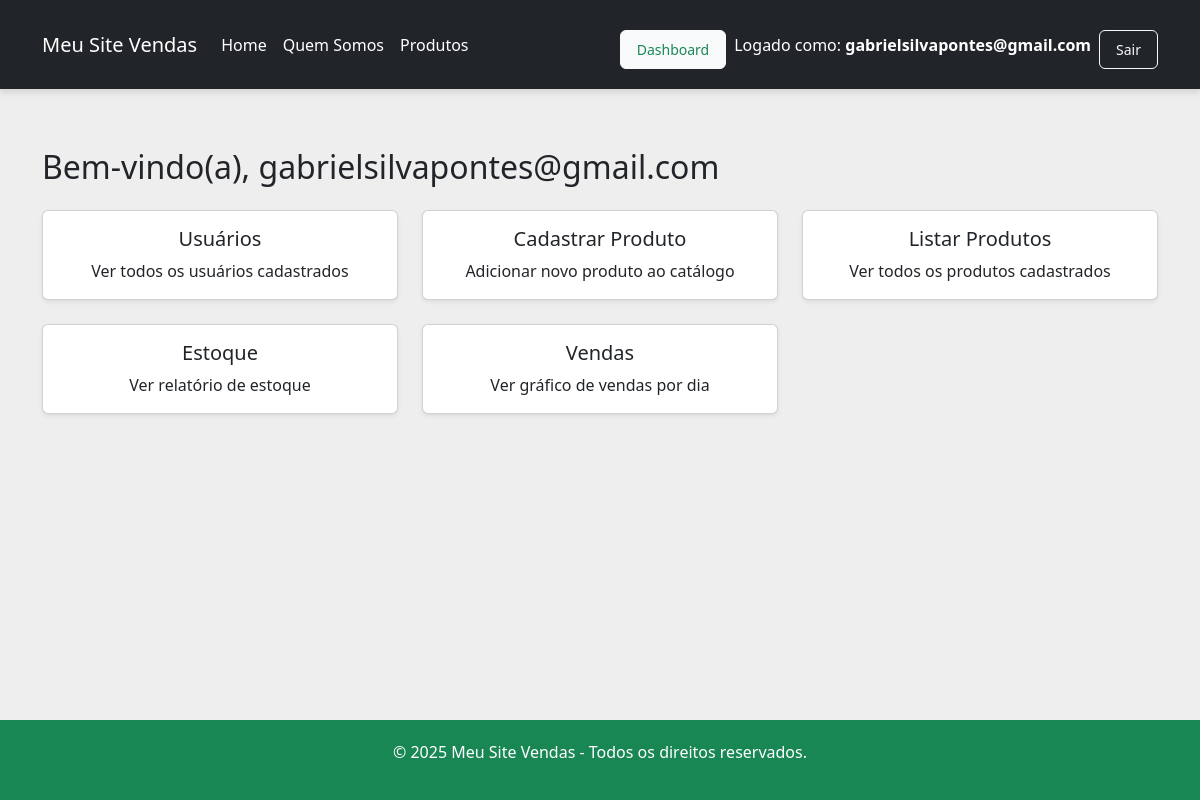
The page /dashboard/ (signed in) on the database its author committed.
### app/models.py (models this page shows)
class Usuario(models.Model):
    nome = models.CharField(max_length=100)
    email = models.EmailField()
    senha = models.CharField(max_length=16)
    cep = models.CharField(max_length=9, blank=True)
    logradouro = models.CharField(max_length=100, blank=True)
    bairro = models.CharField(max_length=100, blank=True)
    localidade = models.CharField(max_length=100, blank=True)  # cidade
    uf = models.CharField(max_length=2, blank=True)
    numero_residencia = models.CharField(max_length=10, blank=True)

### app/decorators.py (the view)
    def wrapper(request, *args, **kwargs):
        if not request.session.get('usuario_id'):
            return redirect('login')
        return view_func(request, *args, **kwargs)

### app/views.py (called while the page is built)
@precisa_login
def dashboard(request):
    usuario = Usuario.objects.get(pk=request.session['usuario_id'])
    context = {
        'usuario_email': usuario.email
    }
    return render(request, 'dashboard.html', context)

### app/templates/dashboard.html (shortened to what this page needs)
{% extends "template.html" %}
{% block conteudo %}
  <div class="container mt-5">
    <h2 class="mb-4">Bem-vindo(a), {{ usuario_email }}</h2>
    <div class="row g-4">
      <div class="col-12 col-md-6 col-lg-4">
        <a href="{% url 'exibirUsuarios' %}" class="card text-center shadow-sm text-decoration-none text-dark h-100">
          <div class="card-body d-flex flex-column justify-content-center">
            <h5 class="card-title">Usuários</h5>
            <p class="card-text">Ver todos os usuários cadastrados</p>
          </div>
        </a>
      </div>
      <div class="col-12 col-md-6 col-lg-4">
        <a href="{% url 'adicionar_produto' %}" class="card text-center shadow-sm text-decoration-none text-dark h-100">
          <div class="card-body d-flex flex-column justify-content-center">
            <h5 class="card-title">Cadastrar Produto</h5>
            <p class="card-text">Adicionar novo produto ao catálogo</p>
          </div>
        </a>
      </div>
      <div class="col-12 col-md-6 col-lg-4">
        <a href="{% url 'listar_produtos_card' %}" class="card text-center shadow-sm text-decoration-none text-dark h-100">
          <div class="card-body d-flex flex-column justify-content-center">
            <h5 class="card-title">Listar Produtos</h5>
            <p class="card-text">Ver todos os produtos cadastrados</p>
          </div>
        </a>
      </div>
      <div class="col-12 col-md-6 col-lg-4">
        <a href="{% url 'grafico_estoque_html' %}" class="card text-center shadow-sm text-decoration-none text-dark h-100">
          <div class="card-body d-flex flex-column justify-content-center">
            <h5 class="card-title">Estoque</h5>
            <p class="card-text">Ver relatório de estoque</p>
          </div>
        </a>
      </div>
      <div class="col-12 col-md-6 col-lg-4">
        <a href="{% url 'grafico_vendas_html' %}" class="card text-center shadow-sm text-decoration-none text-dark h-100">
          <div class="card-body d-flex flex-column justify-content-center">
            <h5 class="card-title">Vendas</h5>
            <p class="card-text">Ver gráfico de vendas por dia</p>
          </div>
        </a>
      </div>
    </div>
  </div>
{% endblock %}

### app/templates/template.html (shortened to what this page needs)
{% load static %}
<!DOCTYPE html>
<html lang="pt">
  <head>
    <link href="https://cdn.jsdelivr.net/npm/bootstrap@5.3.3/dist/css/bootstrap.min.css" rel="stylesheet">
    <link rel="stylesheet" href="{% static 'style_produto.css' %}" />
    <link rel="stylesheet" href="{% static 'style.css' %}" />
</head>
<body>
  <nav class="navbar navbar-expand-lg navbar-dark bg-dark">
    <div class="container-fluid">
      <a class="navbar-brand" href="{% url 'index' %}">Meu Site Vendas</a>
      <div class="collapse navbar-collapse" id="navbarContent">
        <ul class="navbar-nav me-auto mb-2 mb-lg-0">
          <li class="nav-item">
            <a class="nav-link text-white" href="{% url 'index' %}">Home</a>
          </li>
          <li class="nav-item">
            <a class="nav-link text-white" href="{% url 'index' %}">Quem Somos</a>
          </li>
          <li class="nav-item">
            <a class="nav-link text-white" href="{% url 'listar_produtos' %}">Produtos</a>
          </li>
        </ul>
        <ul class="navbar-nav ms-auto">
{% if request.session.usuario_email %}
  <div class="d-flex align-items-center gap-2">
    <a href="{% url 'dashboard' %}" class="btn btn-light btn-sm text-success">Dashboard</a>
    <span class="navbar-text text-white">
      Logado como: <strong>{{ request.session.usuario_email }}</strong>
    </span>
    <a href="{% url 'logout' %}" class="btn btn-outline-light btn-sm">Sair</a>
  </div>
{% else %}
  <a href="{% url 'login' %}" class="btn btn-outline-light btn-sm">Entrar</a>
{% endif %}
        </ul>
      </div>
    </div>
  </nav>
    <main>
      {% block main %} {% block conteudo %}{% endblock %} {% endblock %}
    </main>
    <footer>
      <p>&copy; 2025 Meu Site Vendas - Todos os direitos reservados.</p>
    </footer>
  </body>
</html>

### app/static/style_produto.css (style rules this page uses)
body { font-family: Arial, sans-serif; background-color: #f4f4f4; margin: 0; padding: 0; }
a.btn { display: inline-block; padding: 8px 16px; text-decoration: none; border-radius: 6px; margin-top: 10px; transition: background-color 0.3s; }

### app/static/style.css (style rules this page uses)
* { margin: 0; padding: 0; box-sizing: border-box; font-family: 'Segoe UI', Tahoma, Geneva, Verdana, sans-serif; }
html, body { height: 100%; background-color: #eeeeee; display: flex; flex-direction: column; }
main { flex: 1; margin-top: 80px; padding: 20px; }
.navbar { display: flex; justify-content: space-between; align-items: center; background-color: #198754; padding: 20px 30px; position: fixed; width: 100%; top: 0; left: 0; z-index: 1000; box-shadow: 0 4px 6px rgba(0,0,0,0.1); }
footer { background-color: #198754; color: #fff; text-align: center; padding: 20px; margin-top: 50px; }

### rows shown on the page
Usuario: session.usuario_email "gabrielsilvapontes@gmail.com", email "gabrielsilvapontes@gmail.com"
